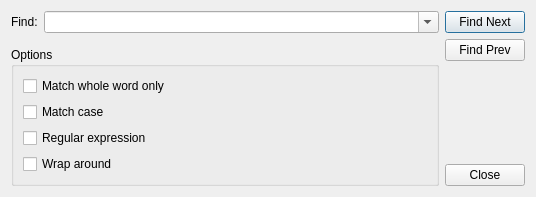
<?xml version="1.0" encoding="UTF-8"?>
<ui version="4.0">
 <class>EditorSearchDialog</class>
 <widget class="QDialog" name="EditorSearchDialog">
  <property name="geometry">
   <rect>
    <x>0</x>
    <y>0</y>
    <width>536</width>
    <height>197</height>
   </rect>
  </property>
  <property name="windowTitle">
   <string>Search</string>
  </property>
  <layout class="QHBoxLayout" name="horizontalLayout_2">
   <item>
    <layout class="QVBoxLayout" name="verticalLayout">
     <item>
      <layout class="QHBoxLayout" name="horizontalLayout">
       <item>
        <widget class="QLabel" name="label">
         <property name="text">
          <string>Find:</string>
         </property>
        </widget>
       </item>
       <item>
        <widget class="QComboBox" name="findComboBox">
         <property name="sizePolicy">
          <sizepolicy hsizetype="Expanding" vsizetype="Fixed">
           <horstretch>0</horstretch>
           <verstretch>0</verstretch>
          </sizepolicy>
         </property>
         <property name="editable">
          <bool>true</bool>
         </property>
        </widget>
       </item>
      </layout>
     </item>
     <item>
      <spacer name="verticalSpacer_3">
       <property name="orientation">
        <enum>Qt::Vertical</enum>
       </property>
       <property name="sizeHint" stdset="0">
        <size>
         <width>20</width>
         <height>40</height>
        </size>
       </property>
      </spacer>
     </item>
     <item>
      <widget class="QGroupBox" name="groupBox">
       <property name="title">
        <string>Options</string>
       </property>
       <layout class="QVBoxLayout" name="verticalLayout_4">
        <item>
         <widget class="QCheckBox" name="matchWordCheckBox">
          <property name="text">
           <string>Match whole word only</string>
          </property>
         </widget>
        </item>
        <item>
         <widget class="QCheckBox" name="matchCaseCheckBox">
          <property name="text">
           <string>Match case</string>
          </property>
         </widget>
        </item>
        <item>
         <widget class="QCheckBox" name="useRegexCheckBox">
          <property name="text">
           <string>Regular expression</string>
          </property>
         </widget>
        </item>
        <item>
         <widget class="QCheckBox" name="wrapAroundCheckBox">
          <property name="text">
           <string>Wrap around</string>
          </property>
         </widget>
        </item>
       </layout>
      </widget>
     </item>
    </layout>
   </item>
   <item>
    <layout class="QVBoxLayout" name="verticalLayout_3">
     <item>
      <widget class="QPushButton" name="findNextPushButton">
       <property name="text">
        <string>Find Next</string>
       </property>
      </widget>
     </item>
     <item>
      <widget class="QPushButton" name="findPrevPushButton">
       <property name="text">
        <string>Find Prev</string>
       </property>
      </widget>
     </item>
     <item>
      <spacer name="verticalSpacer">
       <property name="orientation">
        <enum>Qt::Vertical</enum>
       </property>
       <property name="sizeHint" stdset="0">
        <size>
         <width>20</width>
         <height>40</height>
        </size>
       </property>
      </spacer>
     </item>
     <item>
      <widget class="QPushButton" name="closePushButton">
       <property name="text">
        <string>Close</string>
       </property>
      </widget>
     </item>
    </layout>
   </item>
  </layout>
 </widget>
 <resources/>
 <connections/>
</ui>
